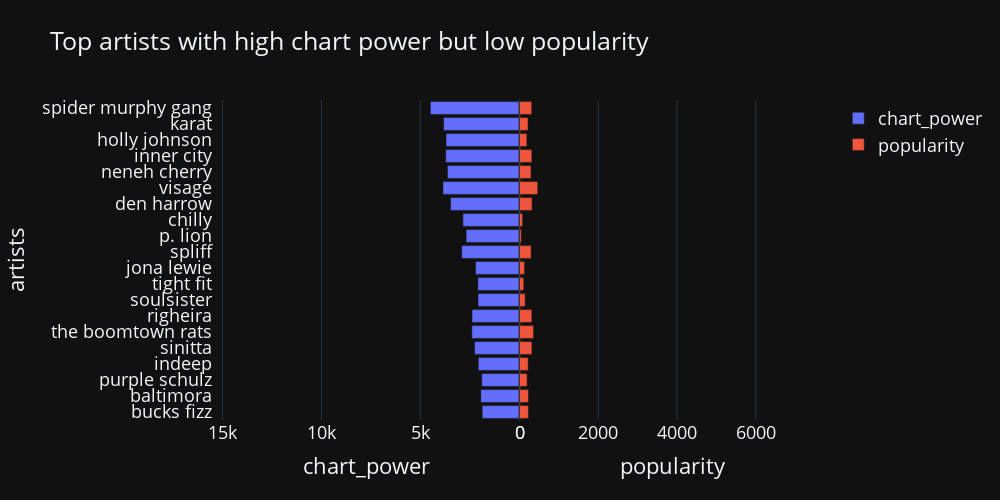

Write notebook code for a chart like this one.
### Code cell
cp_max = df_comparison.chart_power.max()
pop_max = df_comparison.popularity.max()
plot_differences(top_10_low_pop, 'chart_power', [cp_max + 1, 0], 'popularity', [0, pop_max], 'artists', 'Top artists with high chart power but low popularity')

### Figure 1 — Plotly figure (JSON) as saved in the notebook; plotly's stock layout.template omitted (floating-point values rounded to 4 significant figures)
{"data": [{"name": "chart_power", "orientation": "h", "type": "bar", "x": [4501, 3832, 3709, 3727, 3638, 3864, 3481, 2856, 2695, 2920, 2218, 2103, 2092, 2398, 2406, 2269, 2080, 1909, 1955, 1884], "y": ["spider murphy gang", "karat", "holly johnson", "inner city", "neneh cherry", "visage", "den harrow", "chilly", "p. lion", "spliff", "jona lewie", "tight fit", "soulsister", "righeira", "the boomtown rats", "sinitta", "indeep", "purple schulz", "baltimora", "bucks fizz"]}, {"name": "popularity", "orientation": "h", "type": "bar", "x": [311, 218, 188, 314, 293, 463, 319, 79, 46, 295, 129, 109, 144, 315, 357, 315, 220, 194, 228, 227], "xaxis": "x2", "y": ["spider murphy gang", "karat", "holly johnson", "inner city", "neneh cherry", "visage", "den harrow", "chilly", "p. lion", "spliff", "jona lewie", "tight fit", "soulsister", "righeira", "the boomtown rats", "sinitta", "indeep", "purple schulz", "baltimora", "bucks fizz"]}], "layout": {"barmode": "group", "font": {"size": 18}, "height": 500, "title": {"text": "Top artists with high chart power but low popularity"}, "width": 1000, "xaxis": {"domain": [0, 0.5], "range": [15476, 0], "title": {"text": "chart_power"}}, "xaxis2": {"domain": [0.5, 1], "range": [0, 7786], "title": {"text": "popularity"}}, "yaxis": {"autorange": "reversed", "tickmode": "array", "ticktext": ["spider murphy gang", "karat", "holly johnson", "inner city", "neneh cherry", "visage", "den harrow", "chilly", "p. lion", "spliff", "jona lewie", "tight fit", "soulsister", "righeira", "the boomtown rats", "sinitta", "indeep", "purple schulz", "baltimora", "bucks fizz"], "tickvals": ["spider murphy gang", "karat", "holly johnson", "inner city", "neneh cherry", "visage", "den harrow", "chilly", "p. lion", "spliff", "jona lewie", "tight fit", "soulsister", "righeira", "the boomtown rats", "sinitta", "indeep", "purple schulz", "baltimora", "bucks fizz"], "title": {"text": "artists"}}}}
